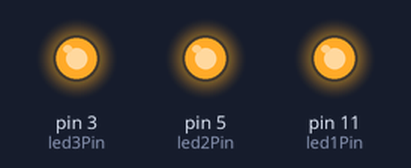
Simulated run of this sketch. Board: Arduino Uno, built with avr-gcc and run on an emulated ATmega328P. Parts: output pins drawn as LEDs (lit = HIGH).

Above: at 0.2 s.
At 1.7 s:
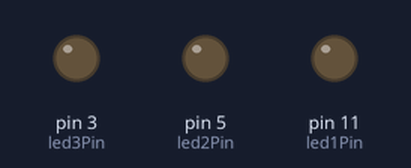
Timing chart, 0 to 3.0 s (numbered marks = the images above):
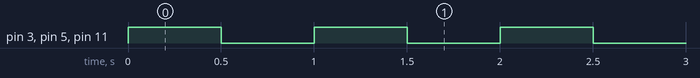

Measured:
- by itself, pin 3 (led3Pin), pin 5 (led2Pin), pin 11 (led1Pin): alternates HIGH for 0.50 s and LOW for 0.50 s

The sketch:

testLeds.INO_VICTOR.ino
```cpp
const int led1Pin = 11;
const int led2Pin = 5;
const int led3Pin = 3;

void setup() {
  // put your setup code here, to run once:
pinMode(led1Pin,OUTPUT);
pinMode(led2Pin,OUTPUT);
pinMode(led3Pin,OUTPUT);

}

void loop() {
digitalWrite(led1Pin,HIGH);
digitalWrite(led2Pin,HIGH);
digitalWrite(led3Pin,HIGH);
delay(500);
digitalWrite(led1Pin,LOW);
digitalWrite(led2Pin,LOW);
digitalWrite(led3Pin,LOW);
delay(500);
}
```
